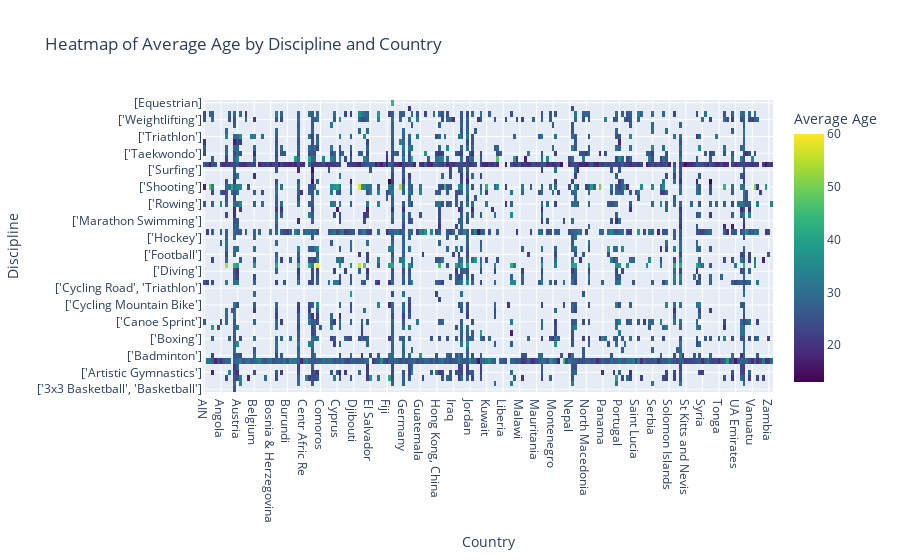

Notebook code for this chart:
### Code cell
import plotly.graph_objects as go

# Pivot table to calculate average age by discipline and country
heatmap_data = athletes_df.pivot_table(index='disciplines', columns='country', values='age', aggfunc='mean')

# Create heatmap
fig = go.Figure(data=go.Heatmap(
    z=heatmap_data.values,
    x=heatmap_data.columns,
    y=heatmap_data.index,
    colorscale='Viridis',
    colorbar=dict(title="Average Age")
))
fig.update_layout(
    title="Heatmap of Average Age by Discipline and Country",
    xaxis_title="Country",
    yaxis_title="Discipline"
)
fig.show()

### Figure 1 — Plotly figure (JSON) as saved in the notebook; plotly's stock layout.template omitted (floating-point values rounded to 4 significant figures; data arrays with more than 128 entries replaced by an {"elided": "..."} marker saying what was removed)
{"data": [{"colorbar": {"title": {"text": "Average Age"}}, "colorscale": [[0, "#440154"], [0.1111, "#482878"], [0.2222, "#3e4989"], [0.3333, "#31688e"], [0.4444, "#26828e"], [0.5556, "#1f9e89"], [0.6667, "#35b779"], [0.7778, "#6ece58"], [0.8889, "#b5de2b"], [1, "#fde725"]], "type": "heatmap", "x": {"elided": "206 str values"}, "y": ["['3x3 Basketball', 'Basketball']", "['3x3 Basketball']", "['Archery']", "['Artistic Gymnastics']", "['Artistic Swimming']", "['Athletics']", "['Badminton']", "['Basketball']", "['Beach Volleyball']", "['Boxing']", "['Breaking']", "['Canoe Slalom']", "['Canoe Sprint']", "['Cycling BMX Freestyle']", "['Cycling BMX Racing']", "['Cycling Mountain Bike']", "['Cycling Road', 'Cycling Mountain Bike']", "['Cycling Road', 'Cycling Track']", "['Cycling Road', 'Triathlon']", "['Cycling Road']", "['Cycling Track']", "['Diving']", "['Equestrian']", "['Fencing']", "['Football']", "['Golf']", "['Handball']", "['Hockey']", "['Judo']", "['Marathon Swimming', 'Swimming']", "['Marathon Swimming']", "['Modern Pentathlon']", "['Rhythmic Gymnastics']", "['Rowing']", "['Rugby Sevens']", "['Sailing']", "['Shooting']", "['Skateboarding']", "['Sport Climbing']", "['Surfing']", "['Swimming']", "['Table Tennis']", "['Taekwondo']", "['Tennis']", "['Trampoline Gymnastics']", "['Triathlon']", "['Volleyball']", "['Water Polo']", "['Weightlifting']", "['Wrestling']", "[Athletics]", "[Equestrian]"], "z": {"elided": "52x206 float values"}}], "layout": {"title": {"text": "Heatmap of Average Age by Discipline and Country"}, "xaxis": {"title": {"text": "Country"}}, "yaxis": {"title": {"text": "Discipline"}}}}
